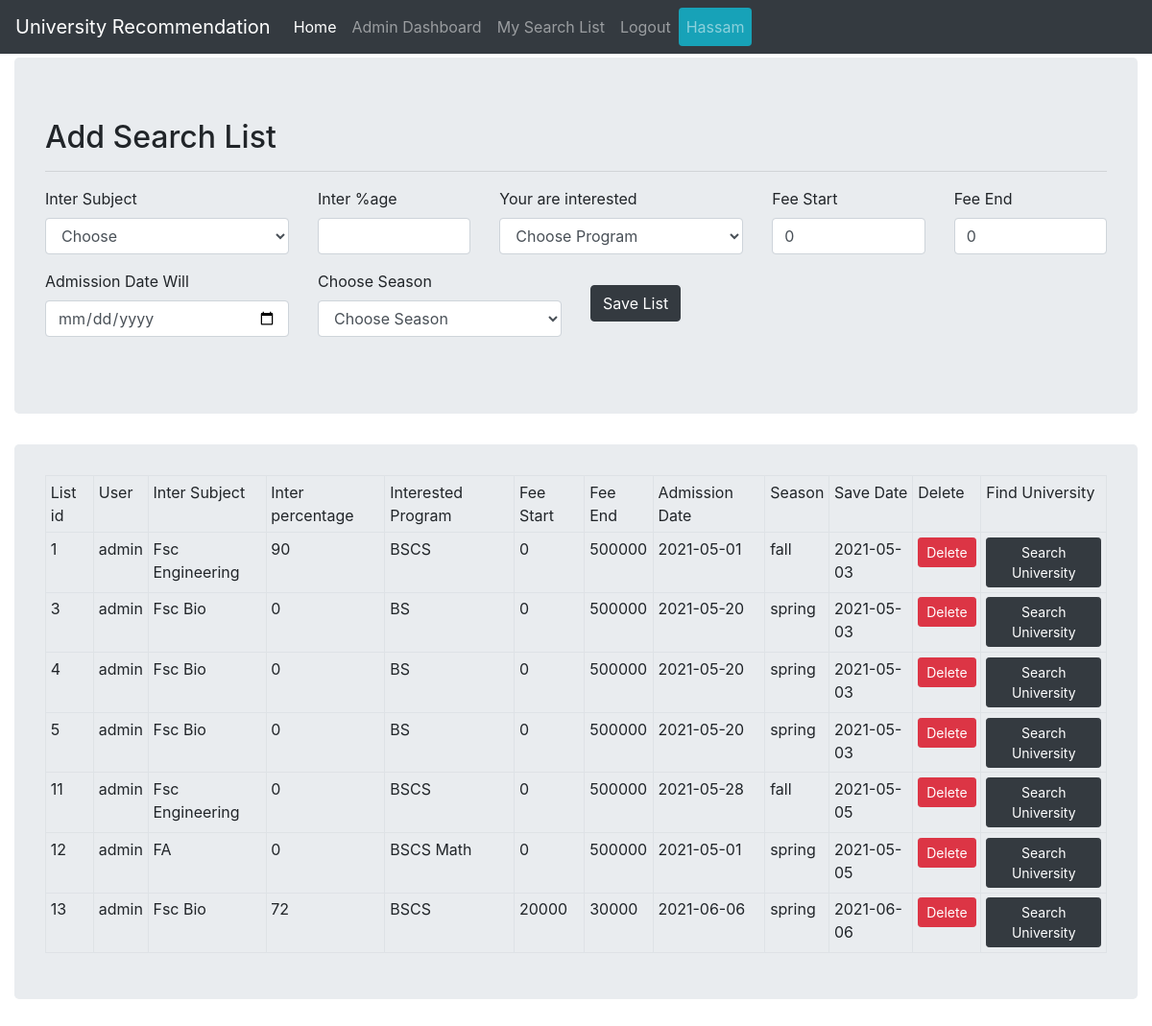
Screenshot of /my_search_list.php (signed in) with the database file from the repository.
### tables this page shows
CREATE TABLE `search_list` (
  `list_id` int(11) NOT NULL,
  `user_id` int(11) NOT NULL,
  `inter_subject` varchar(255) NOT NULL,
  `inter_percentage` int(11) NOT NULL,
  `interested_program` varchar(255) NOT NULL,
  `fee_start` varchar(255) NOT NULL,
  `fee_end` varchar(255) NOT NULL,
  `admission_date` varchar(255) NOT NULL,
  `season` varchar(255) NOT NULL,
  `save_date` date NOT NULL DEFAULT current_timestamp()
);

### my_search_list.php (the view, shortened to what this page needs)
<?php
include "header.php";
include "navigation.php";
require_once 'connection.php';
?>
<div class="container-fluid mt-1">
    <div class="jumbotron">
        <h2>Add Search List</h2>
        <hr>
        <form action="save_list.php" method="post">
            <div class="row">
                <div class="col-3">
                    <div class="form-group">
                        <label>Inter Subject</label>
                        <select class="form-control" name="inter_subject" required>
                            <option value="" selected disabled>Choose</option>
                        </select>
                    </div>
                </div>
                <div class="col-2">
                    <label>Inter %age</label>
                    <input type="number" name="inter_percentage" min="0" max="100" class="form-control">
                </div>
                <div class="col-3">
                    <div class="form-group">
                        <label>Your are interested</label>
                        <select class="form-control" name="interested_program">
                            <option value="" selected disabled>Choose Program</option>
                        </select>
                    </div>
                </div>
                <div class="col-2">
                    <div class="form-group">
                        <label>Fee Start</label>
                        <input type="text" class="form-control" name="fee_start" value="0">
                    </div>
                </div>
                <div class="col-2">
                    <div class="form-group">
                        <label>Fee End</label>
                        <input type="text" class="form-control" name="fee_end" value="0">
                    </div>
                </div>
                <div class="col-3">
                    <div class="form-group">
                        <label>Admission Date Will</label>
                        <input type="date" class="form-control" name="admission_date">
                    </div>
                </div>
                <div class="col-3">
                    <div class="form-group">
                        <label>Choose Season</label>
                        <select class="form-control" name="season" required>
                            <option value="" selected disabled>Choose Season</option>
                        </select>
                    </div>
                </div>
                <div class="col-3 mt-3">
                    <div class="form-group">
                        <button type="submit" name="submit" class="btn btn-dark">Save List</button>
                    </div>
                </div>
            </div>
        </form>
    </div>
</div>
    <div class="container-fluid mt-1">
        <div class="jumbotron p-4">
            <div class="row">
                <div class="col-12">
                    <div class="p-2">
                        <table class="table table-sm table-bordered">
                            <tr>
                                <td>List id </td>
                                <td>User</td>
                                <td>Inter Subject</td>
                                <td>Inter percentage</td>
                                <td>Interested Program</td>
                                <td>Fee Start</td>
                                <td>Fee End</td>
                                <td>Admission Date</td>
                                <td>Season</td>
                                <td>Save Date</td>
                                <td>Delete</td>
                                <td>Find University</td>
                            </tr>
                            <?php
                            $user_id = $_SESSION['user_session']['user_id'];
                            $sql = "SELECT * FROM search_list WHERE user_id='$user_id' ";
                            $stmt = $conn->prepare($sql);
                            $stmt->execute();
                            while ($result = $stmt->fetch(PDO::FETCH_ASSOC)) { ?>
                                <tr>
                                    <td><?php echo $result['list_id'] ?></td>
                                    <td><?php echo $_SESSION['user_session']['username']; ?></td>
                                    <td><?php echo $result['inter_subject'] ?></td>
                                    <td><?php echo $result['inter_percentage'] ?></td>
                                    <td><?php echo $result['interested_program'] ?></td>
                                    <td><?php echo $result['fee_start'] ?></td>
                                    <td><?php echo $result['fee_end'] ?></td>
                                    <td><?php echo $result['admission_date'] ?></td>
                                    <td><?php echo $result['season'] ?></td>
                                    <td><?php echo $result['save_date'] ?></td>
                                    <td><a class="delete-button btn btn-sm btn-danger" href="delete_list.php?id=<?php echo $result['list_id'] ?>">Delete</a></td>
                                    <td><a class="btn btn-sm btn-dark" href="search_university.php?id=<?php echo $result['list_id'] ?>">Search University</a></td>
                                </tr>
                            <?php } ?>
                        </table>
                    </div>
                </div>
            </div>
        </div>
    </div>
<?php include "footer.php"; ?>

### rows the page displays
search_list: list_id "1", inter_subject "Fsc Engineering", inter_percentage "90", interested_program "BSCS", fee_start "0", fee_end "500000", admission_date "2021-05-01", season "fall", save_date "2021-05-03"
search_list: list_id "3", inter_subject "Fsc Bio", inter_percentage "0", interested_program "BS", fee_start "0", fee_end "500000", admission_date "2021-05-20", season "spring", save_date "2021-05-03"
search_list: list_id "4", inter_subject "Fsc Bio", inter_percentage "0", interested_program "BS", fee_start "0", fee_end "500000", admission_date "2021-05-20", season "spring", save_date "2021-05-03"
search_list: list_id "5", inter_subject "Fsc Bio", inter_percentage "0", interested_program "BS", fee_start "0", fee_end "500000", admission_date "2021-05-20", season "spring", save_date "2021-05-03"
search_list: list_id "11", inter_subject "Fsc Engineering", inter_percentage "0", interested_program "BSCS", fee_start "0", fee_end "500000", admission_date "2021-05-28", season "fall", save_date "2021-05-05"
search_list: list_id "12", inter_subject "FA", inter_percentage "0", interested_program "BSCS Math", fee_start "0", fee_end "500000", admission_date "2021-05-01", season "spring", save_date "2021-05-05"
search_list: list_id "13", inter_subject "Fsc Bio", inter_percentage "72", interested_program "BSCS", fee_start "20000", fee_end "30000", admission_date "2021-06-06", season "spring", save_date "2021-06-06"

### other values shown
$_SESSION['user_session']['first_name'] "Hassam"
